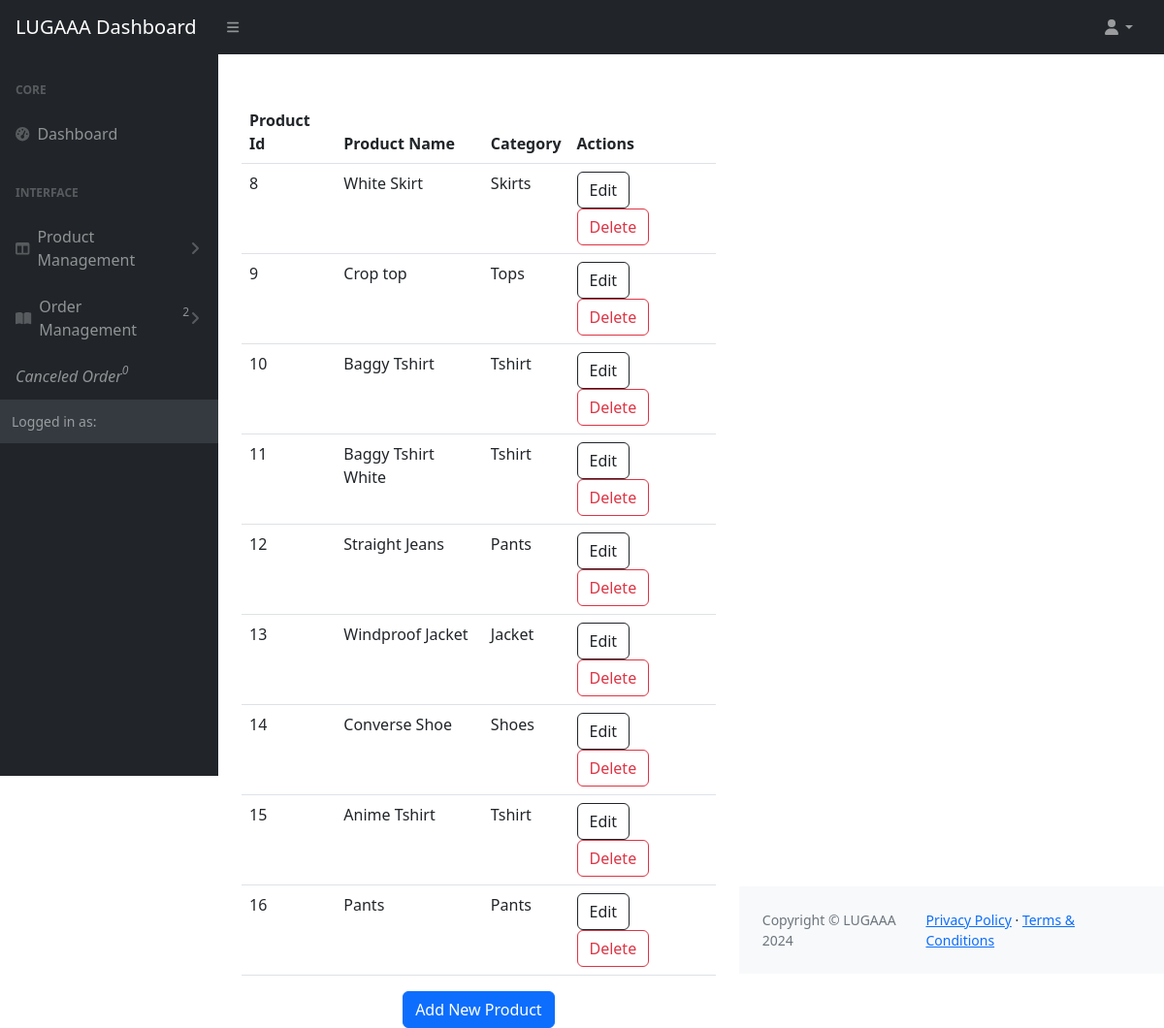
/admin_dashboard/products/, run on the app's committed database.
### store/models.py (models this page shows, shortened)
class Product(models.Model):
    name =  models.CharField(max_length=100)
    price =  models.DecimalField(default=0, decimal_places=2, max_digits = 8)
    category =  models.ForeignKey(Category, on_delete=models.CASCADE, null=True, blank=True)
    description =  models.CharField(max_length=250, default='', blank = True, null=True)
    image = models.ImageField(upload_to='uploads/product/')
    is_sale = models.BooleanField(default= False)
    sale_price = models.DecimalField(default=0, decimal_places=2, max_digits = 8, null=True)
    in_stock =  models.PositiveIntegerField(default=1)

class Category(models.Model):
    name = models.CharField(max_length=50, unique=True)
    parent = models.ForeignKey('self', on_delete=models.CASCADE, blank=True, null=True, related_name='children' )
    category_image = models.ImageField(upload_to='uploads/category/')
    def __str__(self):
        return self.name
    class Meta:
        verbose_name_plural = 'Categories'

### admin_dashboard/views.py (the view)
# urls.py: path('products/', views.product_list, name='product_list'),
def product_list(request):
    products = Product.objects.all()
    return render(request, 'product_list.html', {'products': products})

### admin_dashboard/context_processor.py (called while the page is built)
def order_notify(request):
    order = Order.objects.filter(status = 'Pending').count()
    return  {'notification_count': order}

def cancel_notify(request):
    cancel = CancellationOrder.objects.filter(mark_as_read = False).count()
    return {'cancel_count': cancel}

### cart/context_processor.py (called while the page is built)
def cart(request):
    return {'cart': Cart(request)}

### store/context_processor.py (called while the page is built)
def user_order_notify(request):
    user = request.user.pk
    order = Order.objects.filter(user = user, status = 'Pending').count()
    return  {'user_order_count': order}

### admin_dashboard/templates/product_list.html (shortened to what this page needs)
{% extends 'dashbase.html' %}
{% load static %}
{% block content %}
{% include 'layout.html'%}
  <div id="layoutSidenav_content">
    <main>
        <div class="container-fluid px-4">
  <div class="row">
    <div class="col">
      <table class="table">
        <thead>
          <tr>
            <th scope="col">Product Id</th>
            <th scope="col">Product Name</th>
            <th scope="col">Category</th>
            <th scope="col">Actions</th>
          </tr>
        </thead>
        <tbody>
          {% for product in products %}
          <tr>
            <td>{{ product.pk }}</td>
            <td>{{ product.name }}</td>
            <td>{{ product.category }}</td>
            <td>
              <a class="btn btn-outline-dark me-2" href="{% url 'product_update' product.pk %}">Edit</a>
              <a class="btn btn-outline-danger" href="{% url 'product_delete' product.pk %}">Delete</a>
            </td>
          </tr>
          {% endfor %}
        </tbody>
      </table>
    </div>
  </div>
</div>
<div class="container">
  <div class="row justify-content-center">
    <div class="col-auto">
      <a href="{% url 'product_create' %}" class="btn btn-primary">Add New Product</a>
    </div>
  </div>
</div>
</main>
</div>
{% endblock %}

### data on the page
Product: pk "8", name "White Skirt", category "Skirts"
Product: pk "9", name "Crop top", category "Tops"
Product: pk "10", name "Baggy Tshirt", category "Tshirt"
Product: pk "11", name "Baggy Tshirt White", category "Tshirt"
Product: pk "12", name "Straight Jeans", category "Pants"
Product: pk "13", name "Windproof Jacket", category "Jacket"
Product: pk "14", name "Converse Shoe", category "Shoes"
Product: pk "15", name "Anime Tshirt", category "Tshirt"
Product: pk "16", name "Pants", category "Pants"

### other printed values
{{ notification_count }} "2"
{{ cancel_count }} "0"
